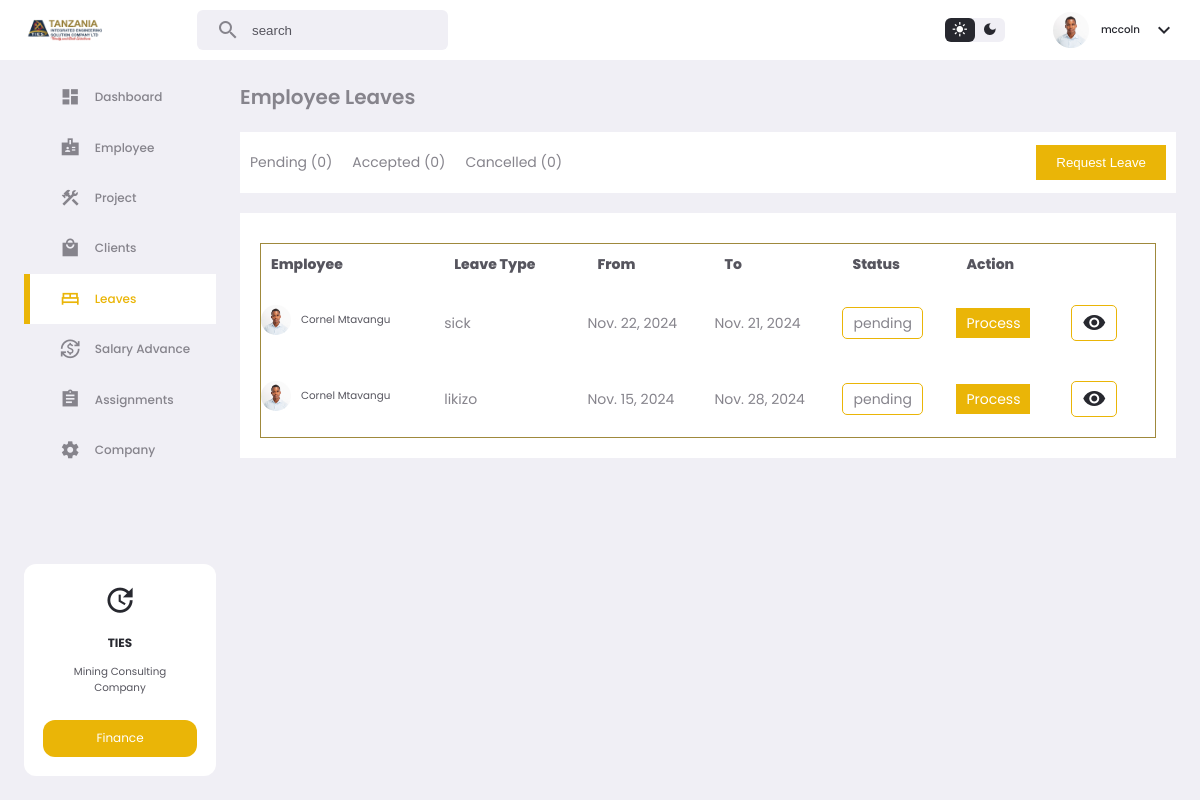
Screenshot of /leaves/ (signed in) with the database file from the repository.
### app/models.py (models this page shows, shortened)
class CustomUser(AbstractUser):
    email = models.EmailField(unique=True)
    phone = models.CharField(max_length=15, null=True,blank=True, default="null")
    image = models.ImageField(upload_to='media/', blank=True, null=True)
    middle_name = models.CharField(max_length=100, null=True, blank=True)
    gender = models.CharField(max_length=100, null=True, blank=True)
    birthDate = models.DateField(null=True, blank=True)
    nextKinName = models.CharField(max_length=100, null=True, blank=True)
    nextKinRelation = models.CharField(max_length=100, null=True, blank=True)
    nextKinAddress = models.CharField(max_length=100, null=True, blank=True)
    nextKinPhone = models.CharField(max_length=100, null=True, blank=True)
    nida = models.CharField(max_length=100, null=True, blank=True)
    homeAddress = models.CharField(max_length=100, null=True, blank=True)
    uniName = models.CharField(max_length=100, null=True, blank=True)
    uniLevel = models.CharField(max_length=100, null=True, blank=True)
    uniCourse = models.CharField(max_length=100, null=True, blank=True)
    startYear = models.CharField(max_length=100, null=True, blank=True)
    endYear = models.CharField(max_length=100, null=True, blank=True)
    role = models.CharField(max_length=50, null=True,blank=True, default="user")
    signedDate = models.DateField(null=True, blank=True)
    expireDate = models.DateField(null=True, blank=True)
    contractDuration = models.CharField(max_length=100, null=True, blank=True)
    remainDuration = models.CharField(max_length=100, null=True, blank=True)
    attachment = models.FileField(upload_to='attachments/', null=True, blank=True)

class Leaves(models.Model):
    employee = models.ForeignKey(CustomUser, on_delete=models.CASCADE)
    leaveType = models.CharField(max_length=10000, null=True, blank=True)
    leave_reason = models.CharField(max_length=10000, null=True, blank=True)
    action = models.CharField(max_length=10000, default='pending')
    action_reason = models.CharField(max_length=10000, null=True, blank=True)
    startDate = models.DateField(null=True, blank=True)
    endDate = models.DateField(null=True, blank=True)
    applied_date = models.DateTimeField(auto_now_add=True)

### app/views.py (the view)
# urls.py: path('leaves/', views.leaves, name='leaves'),
def leaves(request):
    leaves_list = Leaves.objects.all().order_by('-id')
    user_leaves = Leaves.objects.filter(employee=request.user).order_by('-id')
    context = {
        'leaves_list':leaves_list,
        'user_leaves':user_leaves,
    }
    return render(request,'app/leaves.html',context)

### app/templatetags/custom_filters.py (called while the page is built)
@register.filter(name='is_in_group')
def is_in_group(user, group_name):
    return user.groups.filter(name=group_name).exists()

### app/templates/app/leaves.html (shortened to what this page needs)
{% extends 'app/base2.html' %}
{% load static %}
{% load humanize %}
{% load custom_filters %}
{% block content %}
{% if user|is_in_group:"directors" or user|is_in_group:"hr" %}
<section class="leaves">
    <h5>Employee Leaves</h5>
    <div class="top">
        <div>
            <h6>Pending (0)</h6>
            <h6>Accepted (0)</h6>
            <h6>Cancelled (0)</h6>
        </div>
        <div>
            <button id="openModalBasic">Request Leave</button>
        </div>
    </div>
    <div class="leaves-body">
        <table>
            <tr>
                <th>Employee</th>
                <th>Leave Type</th>
                <th>From</th>
                <th>To</th>
                <th>Status</th>
                <th>Action</th>
            </tr>
            {% for i in leaves_list %}
            <tr>
                <td id="row">
                    {% if i.employee.image %}
                    <img src="{{i.employee.image.url}}" alt="">
                    {% else %}
                    <img src="{% static 'app/images/profile-1.jpg' %}" alt="">
                    {% endif %}
                    <p>{{i.employee.first_name}} {{i.employee.last_name}}</p>
                </td>
                <td>{{i.leaveType}}</td>
                <td>{{i.startDate}}</td>
                <td>{{i.endDate}}</td>
                <td><span>{{i.action}}</span></td>
                <td><a href="{% url 'leavesDetails' i.id %}">Process</a></td>
                <td><a href="{% url 'leavesletter' i.id %}" class="no_back"><span class="material-icons-sharp">visibility</span></a></td>
            </tr>
            {% endfor %}
        </table>
    </div>
</section>
{% endif %}
{% endblock %}

### app/templates/app/base2.html (shortened to what this page needs)
{% load static %}
{% load custom_filters %}
<!DOCTYPE html>
<html lang="en">
<head>
      <link rel="stylesheet" href="{% static 'app/home2.css' %}">
        <link rel="stylesheet" href="https://cdnjs.cloudflare.com/ajax/libs/cleave.js/1.6.0/addons/cleave-phone.us.css" />
</head>
<body>
    <nav>
        <div class="container">
            <img src="{% static 'app/images/logo1.png' %}" class="logo" alt="">
            <div class="search-bar">
                <span class="material-icons-sharp">search</span>
                <input type="search" placeholder="search">
            </div>
            <div class="profile-area">
                <div class="theme-btn">
                    <span class="material-icons-sharp active">light_mode</span>
                    <span class="material-icons-sharp">dark_mode</span>
                </div>
                <div class="profile">
                    <div class="profile-photo">
                        {% if user.image %}
                        <img src="{{user.image.url}}" alt="">
                        {% else %}
                        <img src="{% static 'app/images/profile-1.jpg' %}" alt="">
                        {% endif %}
                    </div>
                    <h5>{{user.username}}</h5>
                    <span class="material-icons-sharp">expand_more</span>
                </div>
            </div>
        </div>
    </nav>
    <main>
        <aside>
            <div class="sidebar">
                <a href="{% url 'home' %}" class="{% if request.path == '/' %}active{% endif %}">
                    <span class="material-icons-sharp">dashboard</span>
                    <h4>Dashboard</h4>
                </a>
                {% if user|is_in_group:"directors" or user|is_in_group:"hr" %}
                <a href="{% url 'employees' %}" class="{% if request.path == '/employees/' %}active{% endif %}">
                    <span class="material-icons-sharp">badge</span>
                    <h4>Employee</h4>
                </a>
                {% else%}
                <a href="{% url 'user_details' %}" class="{% if request.path == '/employees/' %}active{% endif %}">
                    <span class="material-icons-sharp">badge</span>
                    <h4>Profile</h4>
                </a>
                {% endif %}
                {% if user|is_in_group:"finance" or user|is_in_group:"directors" or user|is_in_group:"hr" %}
                    <a href="{% url 'project' %}" class="{% if request.path == '/project/' %}active{% endif %}">
                        <span class="material-icons-sharp">construction</span>
                        <h4>Project</h4>
                    </a>
                    <a href="{% url 'clients' %}" class="{% if request.path == '/clients/' %}active{% endif %}">
                        <span class="material-icons-sharp">local_mall</span>
                        <h4>Clients</h4>
                    </a>
                {% endif %}
                <a href="{% url 'leaves' %}" class="{% if request.path == '/leaves/' %}active{% endif %}">
                    <span class="material-icons-sharp">bed</span>
                    <h4>Leaves</h4>
                </a>
                <a href="{% url 'salaryAdvance' %}" class="{% if request.path == '/salaryAdvance/' %}active{% endif %}">
                    <span class="material-icons-sharp">currency_exchange</span>
                    <h4>Salary Advance</h4>
                </a>
                <a href="{% url 'assignment' %}" class="{% if request.path == '/assignment/' %}active{% endif %}">
                    <span class="material-icons-sharp">assignment</span>
                    <h4>Assignments</h4>
                </a>
                <a href="{% url 'company' %}" class="{% if request.path == '/company/' %}active{% endif %}">
                    <span class="material-icons-sharp">settings</span>
                    <h4>Company</h4>
                </a>
            </div>
            <div class="updates">
                <span class="material-icons-sharp">update</span>
                <h4>TIES</h4>
                <p>Mining Consulting</p>
                <p>Company</p>
                <a href="{% url 'overview' %}">Finance</a>
            </div>
        </aside>
        {% block content %}
        {% endblock %}
    </main>
</body>
</html>

### app/static/app/home2.css (style rules this page uses)
:root { --color-white: #ffffff; --color-light: #f0eff5; --color-gray-light: #86848c; --color-gray-dark: #56555e; --color-dark: #27282f; --color-primary: rgb(234,181,7); --color-success: rgb(34,202,75); --color-danger: rgb(255,67,54); --color-warning: rgb(71, 7, 234); --color-purple: rgb(160,99,245); --color-primary-light: rgba(71,7,234,0.2); --color-success-light: rgba(34,202,75,0.2); --color-danger-light: rgba(255,67,54,0.2); --color-purple-light: rgba(160,99,245,0.2); --color-warning-light: rgba(234,181,7,0.2); --color-white-light: rgba(255, 255, 255, 0.6); --company-color-1: #1a3048; --company-color-2: #9f893c; --company-color-3: #ffbf00; --card-padding: 1.6rem; --padding-1: 1rem; --padding-2: 8px; --card-border-radius: 1.6rem; --border-radius-1: 1rem; --border-radius-2: 6px; }
* { margin: 0; padding: 0; outline: 0; border: 0; appearance: none; text-decoration: none; list-style: none; box-sizing: border-box; }
html { font-size: 12px; }
body { background: var(--color-light); font-family: poppins, sans-serif; min-height: 100vh; color: var(--color-dark); }
img { width: 100%; }
h4 { font-size: 1rem; }
h5 { font-size: 0.86rem; font-weight: 500; }
h6 { font-size: 0.76rem; }
p { font-size: 0.86rem; color: var(--color-gray-dark); }
nav { width: 100%; background: var(--color-white); padding: 1rem 0; }
nav .container { display: flex; justify-content: space-between; align-items: center; position: relative; width: 96%; margin: 0 auto; }
nav img.logo { width: 7rem; }
nav .search-bar { background: var(--color-light ); padding: var(--padding-2) var(--card-padding); width: 32vm; border-radius: var(--border-radius-2); display: flex; align-items: center; gap: 1rem; color: var(--color-gray-light); position: absolute; left: 15%; }
nav .search-bar input[type="search"] { color: var(--color-dark); background: transparent; width: 100%; }
nav .search-bar input[type="search"]::placeholder { color: var(--color-gray-dark); }
nav .profile-area { display: flex; align-items: center; justify-content: space-between; gap: 4rem; }
nav .profile-area .theme-btn { display: flex; background: var(--color-light); width: 5rem; height: 2rem; border-radius: var(--border-radius-2); cursor: pointer; }
nav .profile-area .theme-btn span { width: 50%; height: 100%; display: flex; align-items: center; justify-content: center; font-size: 1.3rem; }
nav .profile-area .theme-btn .active { background: var(--color-dark); border-radius: var(--border-radius-2); color: var(--color-white); }
nav .profile-area .profile { display: flex; gap: 1rem; align-items: center; }
nav .profile-area .profile-photo { display: block; width: 3rem; height: 3rem; border-radius: 50%; overflow: hidden; }
main { display: grid; grid-template-columns: 16rem auto; gap: 2rem; width: 96%; margin: 1rem auto 4rem; }
main aside { display: flex; flex-direction: column; justify-content: space-between; height: 88vh; }
main aside .sidebar a { display: flex; align-items: center; gap: 1.2rem; height: 4.2rem; color: var(--color-gray-light); position: relative; }
main aside .sidebar a span { font-size: 1.7rem; margin-left: 3rem; transition: all 300ms ease; }
main aside .sidebar a.active { background: var(--color-white); color: var(--color-primary); }
main aside .sidebar a.active:before { content: ""; width: 6px; height: 100%; position: absolute; background: var(--color-primary); }
main aside .sidebar h4 { font-weight: 500; }
main aside .updates { background: var(--color-white); border-radius: var(--border-radius-1); text-align: center; padding: var(--card-padding); }
main aside .updates span { font-size: 2.8rem; }
main aside .updates h4 { margin: 1rem 0; }
main aside .updates a { display: block; width: 100%; background: var(--color-primary); color: var(--color-white); border-radius: var(--border-radius-1); padding: 0.8rem 0; margin-top: 2rem; transition: all 300ms ease; }
table { width: 100%; border: 1px solid var(--company-color-2); margin-top: 10px; }
table tr { color: var(--color-gray-dark); }
table tr th { padding: 10px; background: none; color: var(--color-gray-dark); }
table tr td { padding: 5px; }

### rows the page displays
CustomUser: image (picture), username "mccoln"
Leaves: employee.image (picture), employee.first_name "Cornel", employee.last_name "Mtavangu", leaveType "sick", startDate "Nov. 22, 2024", endDate "Nov. 21, 2024", action "pending"
Leaves: employee.image (picture), employee.first_name "Cornel", employee.last_name "Mtavangu", leaveType "likizo", startDate "Nov. 15, 2024", endDate "Nov. 28, 2024", action "pending"
